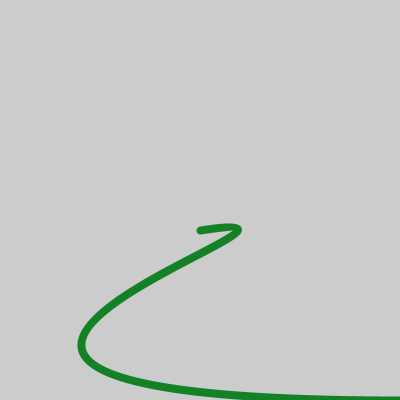
Frame 1 (no input)
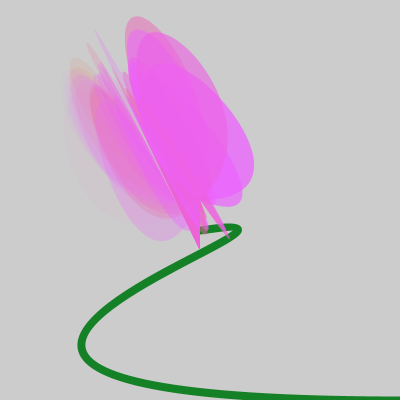
Frame 60 (the mouse pressed at the canvas centre just before this capture)
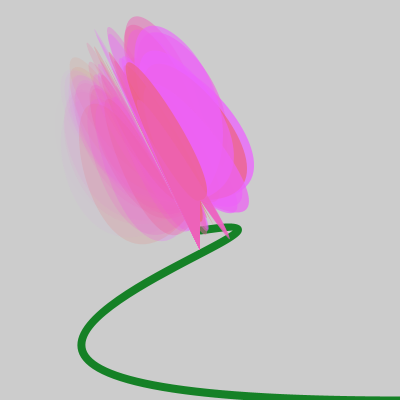
Frame 120 (the mouse held since frame 60 and released just before this capture)

The Processing sketch that drew these frames (run headless with seeded random() and noise(); from frame 60 on, the mouse is pressed at the canvas centre):

// Processing sketch: processing_30737
// ── processing_30737.pde

void setup() {
  size(400, 400);
  smooth();
  noFill();
  strokeWeight(8);
  stroke(21, 129, 38);
  bezier(200, 230, 400, 200, -300, 400, 400, 400);
}

void draw() {
  int w = int(random(400));
  int x = int(random(400));
  int y = int(random(400));
  int z = int(random(400));
  if (dist(200, 250, w, x)<=220 && dist(200, 250, y, z)<=220) {
    noStroke();
    fill(237, 98, x, y/2);
    bezier(200, 250, 10, -140, y, z, 200, 200);
  }
}
